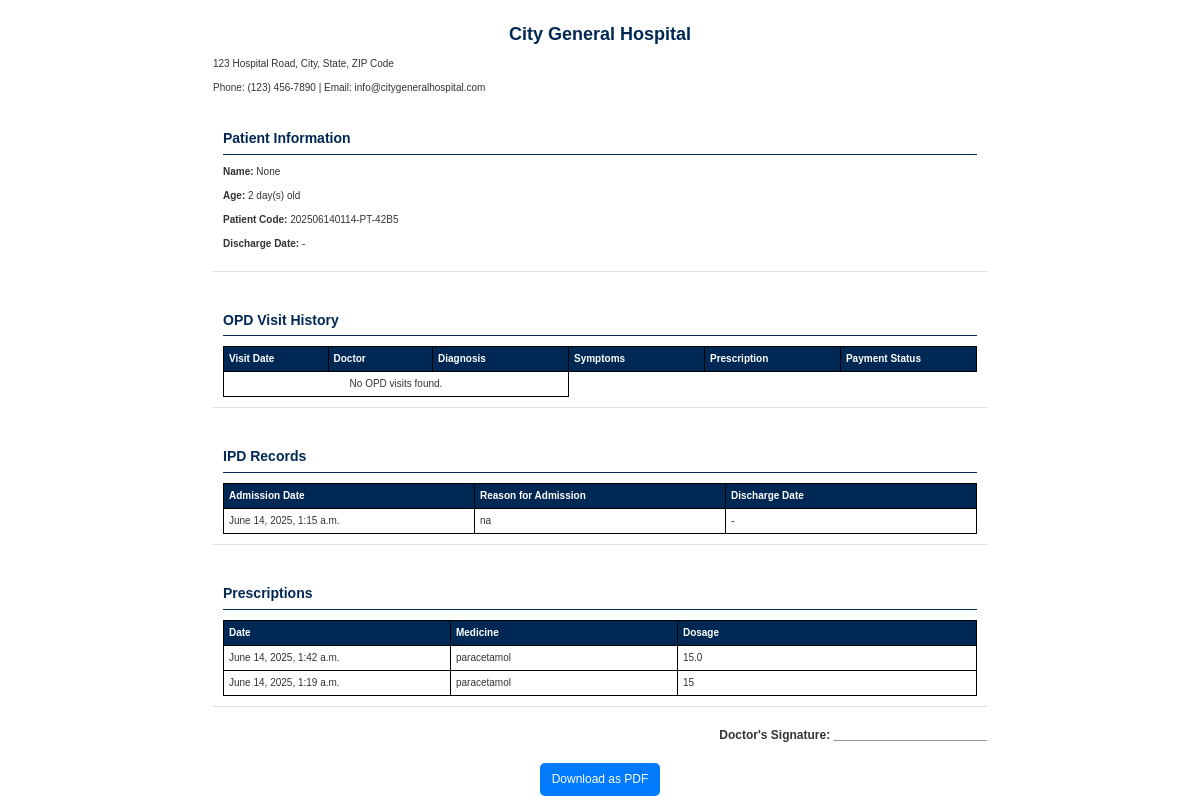
/ipd/discharge-summary/202506140114-PT-42B5/, run on the app's committed database.
### hms/models.py (models this page shows, shortened)
class Patient(models.Model):
    BLOOD_GROUP_CHOICES = [
        ('A+', 'A+'), ('A-', 'A-'), ('B+', 'B+'), ('B-', 'B-'),
        ('O+', 'O+'), ('O-', 'O-'), ('AB+', 'AB+'), ('AB-', 'AB-')
    ]
    RELATIONSHIP_CHOICES = [
        ('father', 'Father'),
        ('mother', 'Mother'),
        ('son', 'Son'),
        ('daughter', 'Daughter'),
        ('spouse', 'Spouse'),
        ('friend', 'Friend'),
        ('other', 'Other'),
    ]
    patient_code = models.CharField(max_length=35, unique=True, editable=False, blank=True, null=True)
    created_at = models.DateTimeField(default=now)
    user = models.OneToOneField(CustomUser, on_delete=models.CASCADE, related_name="patient")
    date_of_birth = models.DateField(blank=True, null=True)
    age = models.TextField(blank=True, null=True)  # Age field
    contact_number = models.CharField(max_length=15, blank=True, null=True)
    address = models.TextField(blank=True, null=True)
    gender = models.CharField(max_length=10, choices=CustomUser.GENDER_CHOICES, blank=True, null=True)
    aadhar_number = models.CharField(max_length=12, unique=True, validators=[MinLengthValidator(12)], blank=True, null=True)
    blood_group = models.CharField(max_length=3, blank=True, null=True, choices=BLOOD_GROUP_CHOICES)
    weight = models.DecimalField(max_digits=6, decimal_places=2,blank=True,null=True)
    email = models.EmailField(unique=True, blank=True, null=True)
    assigned_doctor = models.ForeignKey('Doctor', on_delete=models.SET_NULL, null=True, blank=True, related_name='patients')
    allergies = models.TextField(blank=True, null=True)  # Known allergies
    emergency_contact_name = models.CharField(max_length=255, blank=True, null=True)
    emergency_contact_number = models.CharField(max_length=15, blank=True, null=True)
    emergency_contact_relationship = models.CharField(max_length=50, blank=True, null=True, choices=RELATIONSHIP_CHOICES)
    accompanying_person_address = models.CharField(max_length=50,blank=True, null=True)
    profile_picture = models.ImageField(upload_to='patient_profiles/', blank=True, null=True)

class CustomUser(AbstractUser):
    GENDER_CHOICES = (
        ('male', 'Male'),
        ('female', 'Female'),
        ('other', 'Other'),
    )
    ROLE_CHOICES = (
        ('admin', 'Admin'),
        ('doctor', 'Doctor'),
        ('nurse', 'Nurse'),
        ('staff', 'Staff'),
    )
    full_name = models.CharField(max_length=255, blank=True, null=True)
    contact_number = models.CharField(max_length=15, blank=True, null=True)
    address = models.TextField(blank=True, null=True)
    gender = models.CharField(max_length=10, choices=GENDER_CHOICES, blank=True, null=True)
    role = models.CharField(max_length=20, choices=ROLE_CHOICES, default='staff')
    groups = models.ManyToManyField(Group, related_name="customuser_groups", blank=True)
    user_permissions = models.ManyToManyField(Permission, related_name="customuser_permissions", blank=True)

class IPD(models.Model):
    patient = models.ForeignKey("Patient", on_delete=models.CASCADE)
    room = models.ForeignKey(Room, on_delete=models.CASCADE, limit_choices_to={'is_available': True}, null=True, blank=True)
    admitted_on = models.DateTimeField(auto_now_add=True)
    discharge_date = models.DateTimeField(null=True, blank=True)
    reason_for_admission = models.TextField(null=True, blank=True)
    bed_number = models.IntegerField(null=True, blank=True)
    bed_price_per_day = models.DecimalField(max_digits=10, decimal_places=2, null=True, blank=True)
    total_cost = models.DecimalField(max_digits=10, decimal_places=2, default=0.00, editable=False)

class Prescription(models.Model):
    DOSE_FREQUENCY_CHOICES = [
        ("OD", "Once a day (OD)"),
        ("BD", "Twice a day (BD)"),
        ("TDS", "Three times a day (TDS)"),
        ("QID", "Four times a day (QID)"),
        ("SOS", "As needed (SOS)"),
        ("STAT", "Immediately (STAT)"),
        ("OTHER", "Other"),
    ]
    MEDICINE_TYPE_CHOICES = [
        ("syrup", "Syrup"),
        ("injection", "Injection"),
        ("tablet", "Tablet"),
        ("drop", "Drop"),
        ("suspension", "Suspension"),
        ("fluid", "Fluid"),
        ("oral", "Oral"),
        ("other", "Other"),
    ]
    ipd = models.ForeignKey(IPD, on_delete=models.CASCADE, related_name="prescriptions")
    dose_frequency = models.CharField(max_length=10, choices=DOSE_FREQUENCY_CHOICES, default="OD")
    concentration_mg_per_ml = models.FloatField(help_text="Concentration of the medicine (mg/mL)", null=True, blank=True)
    medication = models.CharField(max_length=255)
    medication_fk = models.ForeignKey(Medicine, on_delete=models.CASCADE, null=True, blank=True)
    medicine_type = models.CharField(max_length=20, choices=MEDICINE_TYPE_CHOICES, default="other")  # ✅ Add this line
    dosage = models.CharField(max_length=100, null=True, blank=True)
    timing = models.DateTimeField()

### hms/views.py (the view)
# urls.py: path('ipd/discharge-summary/<str:patient_code>/', views.discharge_summary_view, name="discharge_summary_view"),
def discharge_summary_view(request, patient_code):
    patient = get_object_or_404(Patient, patient_code=patient_code)
    context = {
        "patient": patient,
        "opd_visits": OPD.objects.filter(patient=patient).order_by('-visit_date'),
        "ipd_records": IPD.objects.filter(patient=patient),
        "prescriptions": Prescription.objects.filter(ipd__patient=patient).order_by('-timing'),
        "action": "Discharged",
    }
    return render(request, "hms/ipd/discharge_summary.html", context)

### hms/templates/hms/ipd/discharge_summary.html (shortened to what this page needs)
<!DOCTYPE html>
<html lang="en">
<head>
</head>
<body>
    <div class="container">
        <div class="header">
            <h1>City General Hospital</h1>
            <p>123 Hospital Road, City, State, ZIP Code</p>
            <p>Phone: (123) 456-7890 | Email: info@citygeneralhospital.com</p>
        </div>
        <div class="section">
            <h3>Patient Information</h3>
            <p><strong>Name:</strong> {{ patient.user.full_name }}</p>
            <p><strong>Age:</strong> {{ patient.age }}</p>
            <p><strong>Patient Code:</strong> {{ patient.patient_code }}</p>
            <p><strong>Discharge Date:</strong> {{ ipd_records.first.discharge_date|default:"-" }}</p>
        </div>
        <div class="section">
            <h3>OPD Visit History</h3>
            <table>
                <thead>
                    <tr>
                        <th style="width: 30%;">Visit Date</th>
                        <th style="width: 30%;">Doctor</th>
                        <th style="width: 40%;">Diagnosis</th>
                        <th style="width: 40%;">Symptoms</th>
                        <th style="width: 40%;">Prescription</th>
                        <th style="width: 40%;">Payment Status</th>
                    </tr>
                </thead>
                <tbody>
                    {% for visit in opd_visits %}
                    <tr>
                        <td>{{ visit.visit_date|date:"F j, Y, g:i a" }}</td>
                        <td>{{ visit.doctor.user.full_name|default:"Not available" }}</td>
                        <td>{{ visit.diagnosis|default:"Pending diagnosis" }}</td>
                        <td>{{ visit.symptoms }}</td>
                        <td>{{ visit.prescription }}</td>
                        <td>{{ visit.get_payment_status_display }}</td>
                    </tr>
                    {% empty %}
                    <tr>
                        <td colspan="3" style="text-align: center;">No OPD visits found.</td>
                    </tr>
                    {% endfor %}
                </tbody>
            </table>
        </div>
        <div class="section">
            <h3>IPD Records</h3>
            <table>
                <thead>
                    <tr>
                        <th style="width: 30%;">Admission Date</th>
                        <th style="width: 30%;">Reason for Admission</th>
                        <th style="width: 30%;">Discharge Date</th>
                    </tr>
                </thead>
                <tbody>
                    {% for record in ipd_records %}
                    <tr>
                        <td>{{ record.admitted_on }}</td>
                        <td>{{ record.reason_for_admission }}</td>
                        <td>{{ record.discharge_date|date:"F j, Y, g:i a"|default:"-" }}</td>
                    </tr>
                    {% empty %}
                    <tr>
                        <td colspan="3" style="text-align: center;">No IPD records found.</td>
                    </tr>
                    {% endfor %}
                </tbody>
            </table>
        </div>
        <div class="section">
            <h3>Prescriptions</h3>
            <table>
                <thead>
                    <tr>
                        <th style="width: 30%;">Date</th>
                        <th style="width: 30%;">Medicine</th>
                        <th style="width: 40%;">Dosage</th>
                    </tr>
                </thead>
                <tbody>
                    {% for prescription in prescriptions %}
                    <tr>
                        <td>{{ prescription.timing|date:"F j, Y, g:i a" }}</td>
                        <td>{{ prescription.medication|default:"Not available" }}</td>
                        <td>{{ prescription.dosage|default:"Not available" }}</td>
                    </tr>
                    {% empty %}
                    <tr>
                        <td colspan="3" style="text-align: center;">No prescriptions found.</td>
                    </tr>
                    {% endfor %}
                </tbody>
            </table>
        </div>
        <div class="signature">
            <p><strong>Doctor's Signature: _______________________</strong></p>
        </div>
        <div class="btn-container">
            <a href="{% url 'discharge_summary_pdf' patient.patient_code %}" class="btn">Download as PDF</a>
        </div>
    </div>
</body>
</html>

### hms/templates/hms/ipd/discharge_summary.html (style rules this page uses)
body { font-family: Arial, sans-serif; font-size: 10px; color: #333; line-height: 1.4; background: #fff; margin: 0; padding: 0; }
.container { width: 100%; max-width: 794px; margin: 0 auto; padding: 10px; box-sizing: border-box; }
h1 { text-align: center; color: #002855; font-size: 18px; margin-bottom: 10px; }
h3 { color: #002855; font-size: 14px; margin-bottom: 10px; border-bottom: 1px solid #002855; padding-bottom: 5px; }
.section { margin-bottom: 15px; padding: 10px; border-bottom: 1px solid #ddd; }
table { width: 100%; border-collapse: collapse; margin-top: 10px; table-layout: fixed; }
th, td { border: 1px solid #000; padding: 5px; text-align: left; font-size: 10px; word-wrap: break-word; }
th { background: #002855; color: white; font-weight: bold; }
.signature { margin-top: 20px; text-align: right; font-size: 12px; }
.btn-container { text-align: center; margin-top: 20px; }
.btn { display: inline-block; padding: 8px 12px; background: #007bff; color: white; text-decoration: none; font-size: 12px; border-radius: 5px; border: none; cursor: pointer; }

### data on the page
Patient: user.full_name "None", age "2 day(s) old", patient_code "202506140114-PT-42B5"
IPD: first.discharge_date "-", admitted_on "June 14, 2025, 1:15 a.m.", reason_for_admission "na", discharge_date "-"
Prescription: timing "June 14, 2025, 1:42 a.m.", medication "paracetamol", dosage "15.0"
Prescription: timing "June 14, 2025, 1:19 a.m.", medication "paracetamol", dosage "15"
